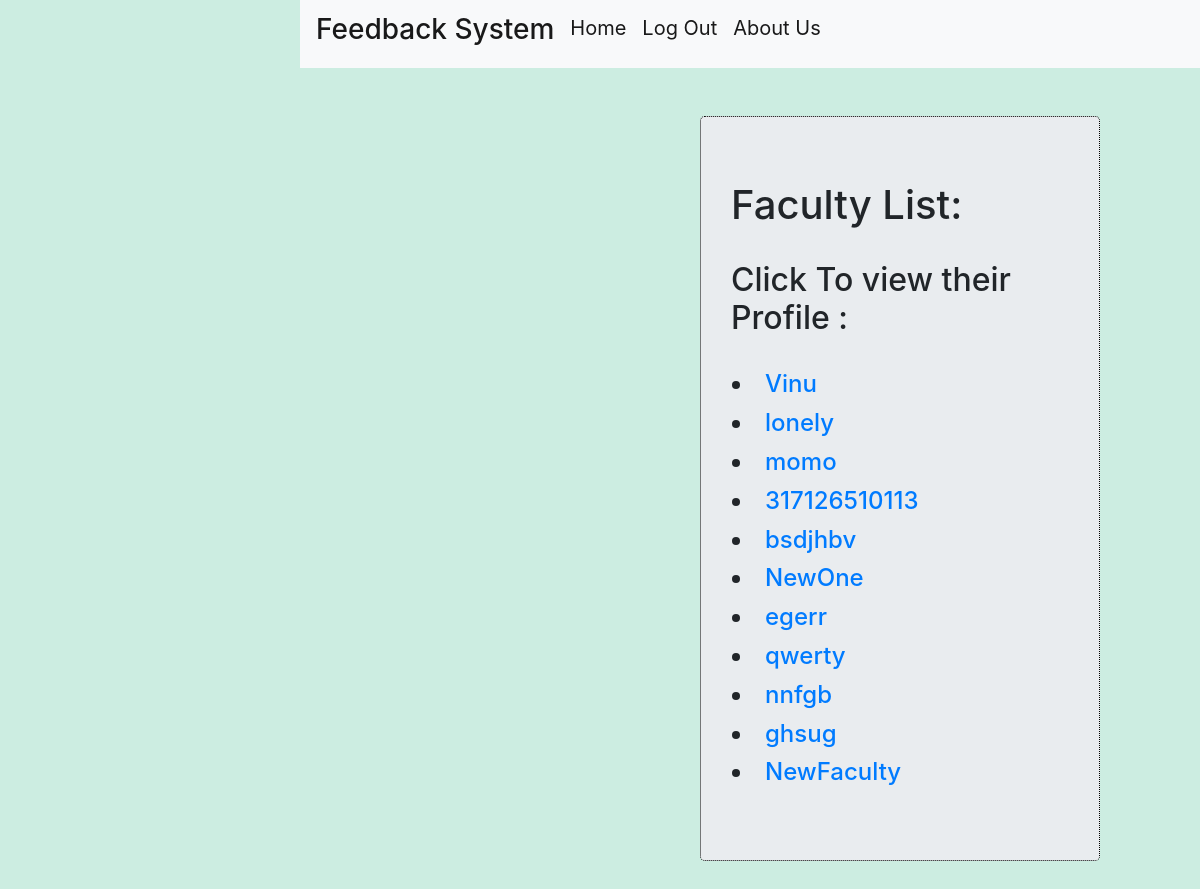
The app's page /facultyprofile_list/ (signed in) with its own data.
### Feedback_System/models.py (models this page shows, shortened)
class FacultyProfile(models.Model):
    user = models.OneToOneField(User,on_delete=models.CASCADE)
    age = models.PositiveIntegerField()
    subject = models.ManyToManyField(Subject, related_name="subject_teachers")

### Feedback_System/views.py (the view)
# urls.py: url(r'^facultyprofile_list/$',views.FacultyProfileList.as_view(),name='facultyprofile_list'),
class FacultyProfileList(ListView):
    context_object_name = 'facultys'
    model = models.FacultyProfile

### templates/Feedback_System/facultyprofile_list.html
{% extends 'Feedback_System/base.html' %}
{% load staticfiles %}
{% block head_block %}
<link rel="stylesheet" href="{% static 'css/forms.css' %}">
{% endblock %}
{% block body_block %}
  <div id="content">
    <div class="jumbotron">
      <h1>Faculty List:</h1><br>
      <h2>Click To view their Profile :</h2><br>
        <table>
          {% for faculty in facultys %}
            <tr>
                <td><h4><li><a href="{% url 'project_app:faculty_details' faculty.id %}">{{ faculty.user.username }}</a></li></h4></td>
            </tr>
          {% endfor %}
        </table>
    </div>
  </div>
{% endblock %}

### static/css/forms.css (style rules this page uses)
body { background-color: #ccede1; padding-left: 300px; }
.jumbotron { padding-left: 30px; width: 400px; height: auto; align-content: center; border: 1px dotted black; }
#content { padding-left: 400px; }

### records on screen
FacultyProfile: user.username "Vinu"
FacultyProfile: user.username "lonely"
FacultyProfile: user.username "momo"
FacultyProfile: user.username "317126510113"
FacultyProfile: user.username "bsdjhbv"
FacultyProfile: user.username "NewOne"
FacultyProfile: user.username "egerr"
FacultyProfile: user.username "qwerty"
FacultyProfile: user.username "nnfgb"
FacultyProfile: user.username "ghsug"
FacultyProfile: user.username "NewFaculty"
